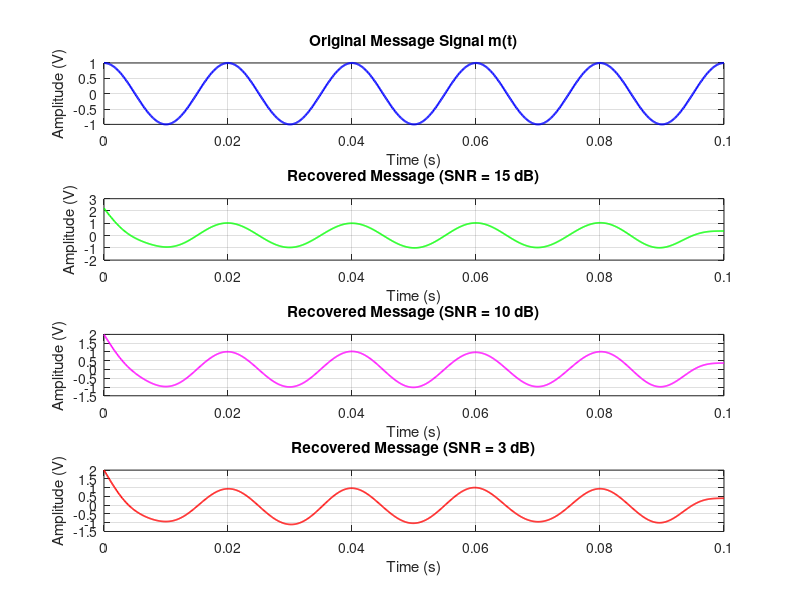
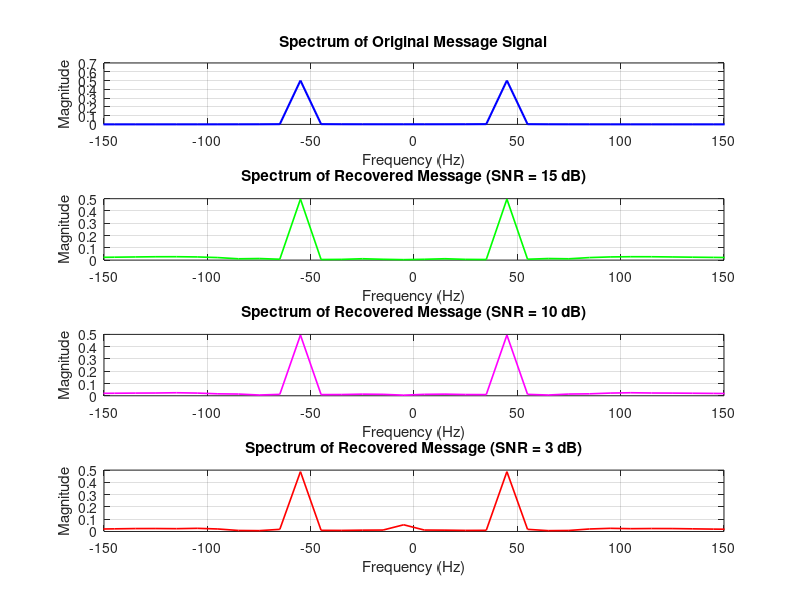

Here is the MATLAB script that generated these plots, in order:
% EHM3131 Communication 1 - Final Project Simulation

%% Step 1: Parameters
fm = 50;                % Message signal frequency (Hz)
Am = 1

fc = 500;               % Carrier frequency (Hz)
Ac = 10

fs = 10000;             % Sampling frequency (Hz)

t = 0:1/fs:0.1;         % Time vector (0 to 0.1 seconds)

%% Step 2: DSB-SC Modulation
m = Am * cos(2*pi*fm*t);     % Baseband message signal m(t)

c =Ac * cos(2*pi*fc*t);     % Carrier signal c(t)

s = m .* c;             % DSB-SC modulated signal s(t)

%% Step 3: Channel
SNR1  = 10;               % Signal-to-Noise Ratio in dB
SNR2 = 15;
SNR3 = 3;
r1 = awgn(s, SNR1, 'measured'); % Adding AWGN to the signal
r2 = awgn(s, SNR2, 'measured'); % Adding AWGN to the signal
r3 = awgn(s, SNR3, 'measured'); % Adding AWGN to the signal


%% Step 3: Channel (AWGN Addition for Multiple SNRs)
% Purpose: Simulate a realistic communication channel with different noise levels.
% Input: Modulated signal (s), SNR values (15, 10, 3 dB).
% Output: Received noisy signals (r1, r2, r3).
SNR1 = 15;               % Good channel conditions
SNR2 = 10;               % Moderate channel conditions
SNR3 = 3;                % Poor channel conditions

r1 = awgn(s, SNR1, 'measured'); % Signal with 15 dB SNR
r2 = awgn(s, SNR2, 'measured'); % Signal with 10 dB SNR
r3 = awgn(s, SNR3, 'measured'); % Signal with 3 dB SNR

%% Step 4: Coherent Demodulation
% Purpose: Recover the original message from the noisy received signals.
% Input: Received signals (r1, r2, r3), Carrier signal (c).
% Output: Recovered message signals (m_rec1, m_rec2, m_rec3).

% Filter Design (Calculated once)
fCutoff = 100;          % Cutoff frequency slightly above fm
[b, a] = butter(5, fCutoff/(fs/2)); % 5th-order Butterworth filter

% Demodulation for SNR1 (15 dB)
v1 = r1 .* c;             
m_rec1 = filtfilt(b, a, v1);
m_rec1 = m_rec1 * (2 / (Ac^2)); % Amplitude correction

% Demodulation for SNR2 (10 dB)
v2 = r2 .* c;             
m_rec2 = filtfilt(b, a, v2);
m_rec2 = m_rec2 * (2 / (Ac^2)); % Amplitude correction

% Demodulation for SNR3 (3 dB)
v3 = r3 .* c;             
m_rec3 = filtfilt(b, a, v3);
m_rec3 = m_rec3 * (2 / (Ac^2)); % Amplitude correction

%% Step 5: Spectral Analysis (FFT)
% Purpose: Compute the frequency-domain spectra for comparison.
N = length(t);
f = (-N/2:N/2-1)*(fs/N); % Frequency vector

% Base signals
M_f = abs(fftshift(fft(m)))/N;
S_f = abs(fftshift(fft(s)))/N;

% FFT for recovered signals
M_rec1_f = abs(fftshift(fft(m_rec1)))/N;
M_rec2_f = abs(fftshift(fft(m_rec2)))/N;
M_rec3_f = abs(fftshift(fft(m_rec3)))/N;

%% Step 6: Plotting Results (Time Domain Noise Impact)
% Purpose: Visualize and compare the impact of different SNR values in time domain.
figure('Name', 'Noise Impact Analysis (Time Domain)', 'NumberTitle', 'off');

subplot(4,1,1);
plot(t, m, 'b', 'LineWidth', 1.5);
title('Original Message Signal m(t)'); xlabel('Time (s)'); ylabel('Amplitude (V)');
grid on;

subplot(4,1,2);
plot(t, m_rec1, 'g', 'LineWidth', 1.2);
title(['Recovered Message (SNR = ', num2str(SNR1), ' dB)']); xlabel('Time (s)'); ylabel('Amplitude (V)');
grid on;

subplot(4,1,3);
plot(t, m_rec2, 'm', 'LineWidth', 1.2);
title(['Recovered Message (SNR = ', num2str(SNR2), ' dB)']); xlabel('Time (s)'); ylabel('Amplitude (V)');
grid on;

subplot(4,1,4);
plot(t, m_rec3, 'r', 'LineWidth', 1.2);
title(['Recovered Message (SNR = ', num2str(SNR3), ' dB)']); xlabel('Time (s)'); ylabel('Amplitude (V)');
grid on;

%% Step 7: Plotting Results (Frequency Domain Noise Impact)
% Purpose: Visualize the spectrum of recovered signals to observe noise floor.
figure('Name', 'Noise Impact Analysis (Frequency Domain)', 'NumberTitle', 'off');

subplot(4,1,1);
plot(f, M_f, 'b', 'LineWidth', 1.5);
title('Spectrum of Original Message Signal'); xlabel('Frequency (Hz)'); ylabel('Magnitude');
xlim([-150 150]); grid on;

subplot(4,1,2);
plot(f, M_rec1_f, 'g', 'LineWidth', 1.2);
title(['Spectrum of Recovered Message (SNR = ', num2str(SNR1), ' dB)']); xlabel('Frequency (Hz)'); ylabel('Magnitude');
xlim([-150 150]); grid on;

subplot(4,1,3);
plot(f, M_rec2_f, 'm', 'LineWidth', 1.2);
title(['Spectrum of Recovered Message (SNR = ', num2str(SNR2), ' dB)']); xlabel('Frequency (Hz)'); ylabel('Magnitude');
xlim([-150 150]); grid on;

subplot(4,1,4);
plot(f, M_rec3_f, 'r', 'LineWidth', 1.2);
title(['Spectrum of Recovered Message (SNR = ', num2str(SNR3), ' dB)']); xlabel('Frequency (Hz)'); ylabel('Magnitude');
xlim([-150 150]); grid on;
